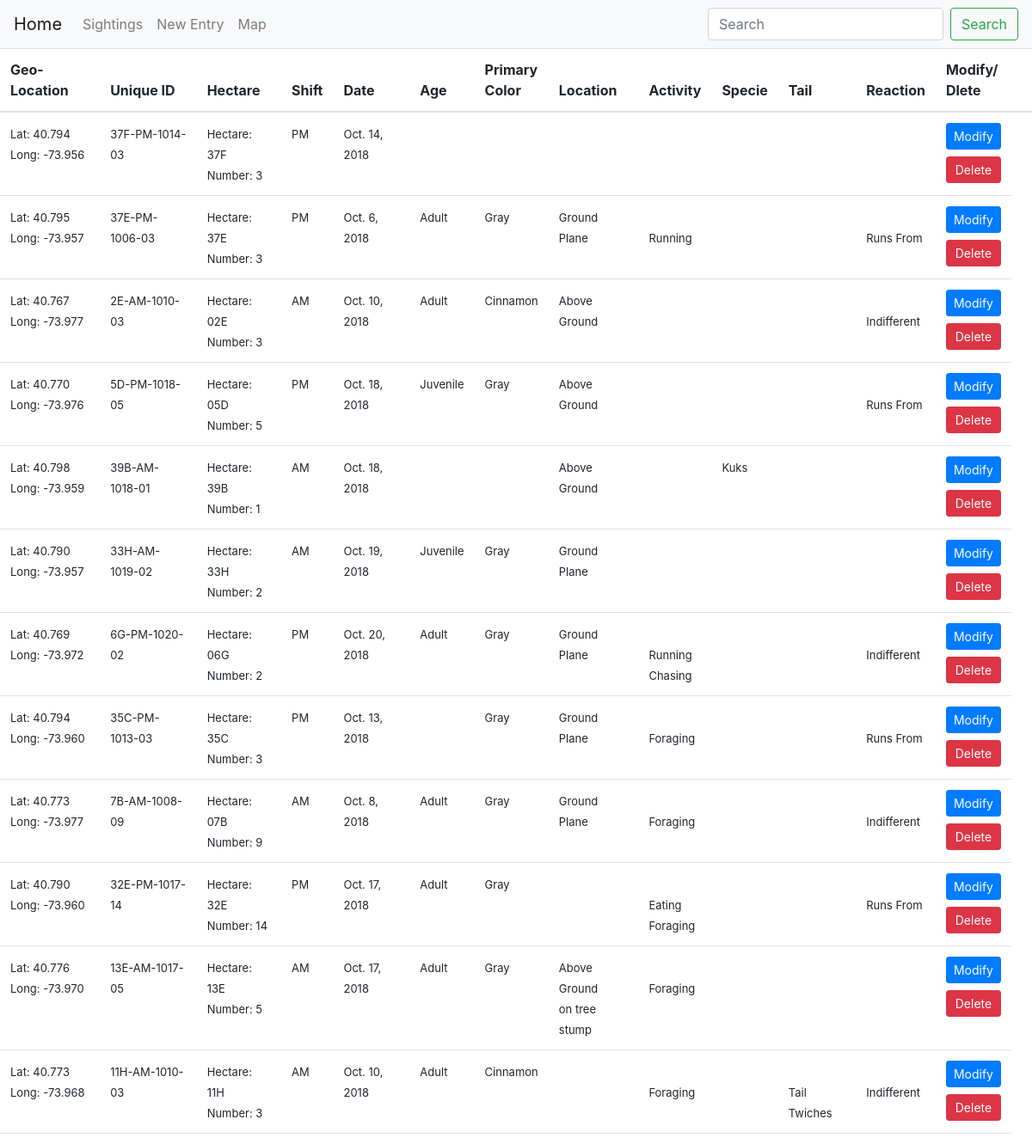
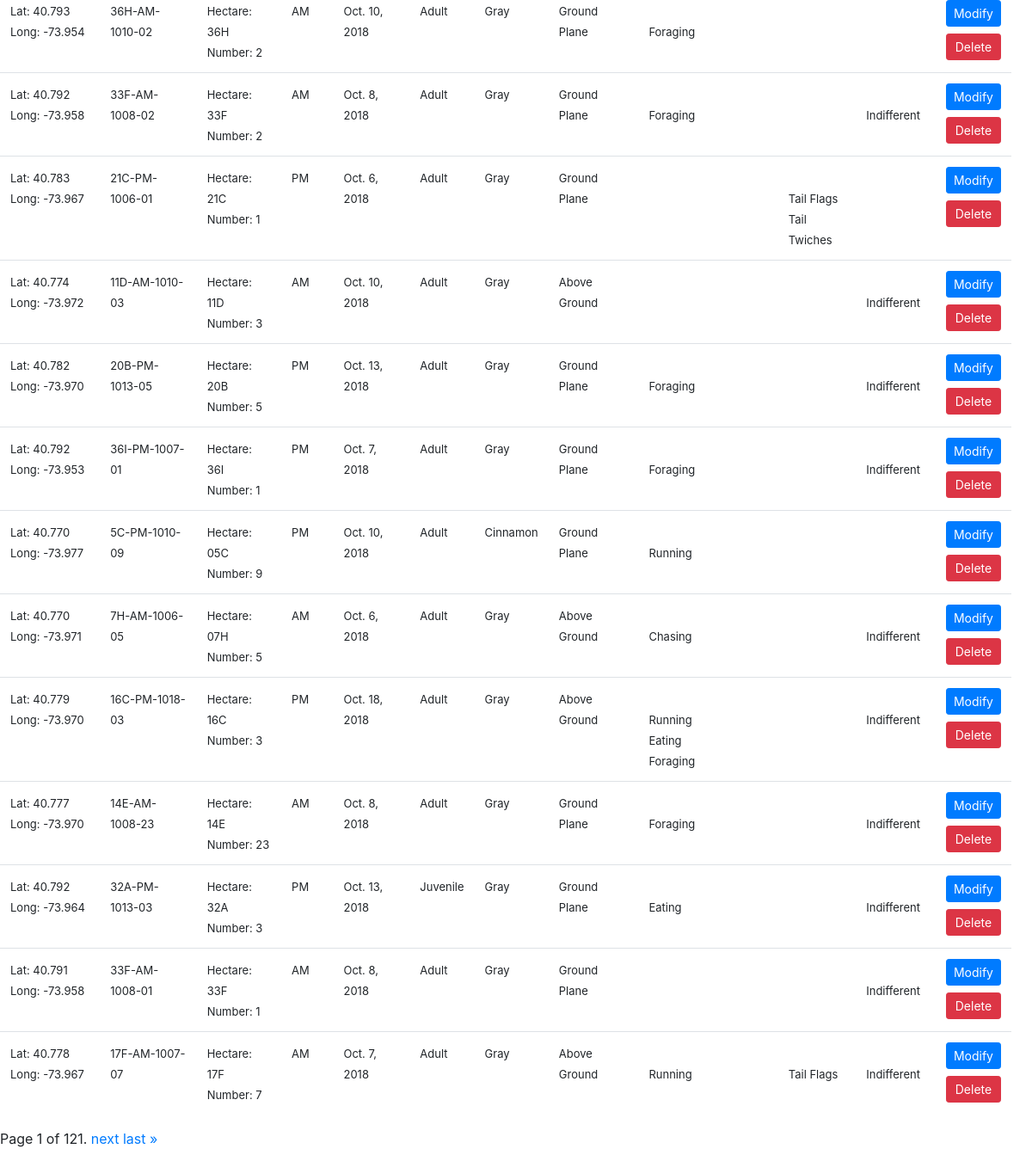
The app's page /data/ with its own data (2 pictures, top to bottom).
### sightings/models.py (models this page shows)
class new_sighting (models.Model):
    Latitude = models.DecimalField(max_digits=5, decimal_places=3,blank=True,null=True)
    Longitude = models.DecimalField(max_digits=5, decimal_places=3,blank=True,null=True)
    Unique_Squirrel_ID = models.CharField(max_length=50,blank=True,null=True)
    Hectare=models.CharField(max_length=3,blank=True,null=True)
    PM='PM'
    AM='AM'
    shift_choices=[(PM,'PM'),(AM,'AM')]
    Shift=models.CharField(max_length=2,choices=shift_choices,blank=True,null=True)
    Date= models.DateField(blank=True,null=True)
    Hectare_Squirrel_Number=models.IntegerField(blank=True,null=True)
    adult='Adult'
    juvenile='Juvenile'
    age_choices=[(adult,'Adult'),(juvenile,'Juvenile')]
    Age=models.CharField(max_length=20,choices=age_choices,blank=True,null=True)
    grey='Grey'
    cinnamon='Cinnamon'
    black='Black'
    color_choices=[(grey,'Grey'), (cinnamon,'Cinnamon'), (black,'Black')]
    Primary_Fur_Color=models.CharField(max_length=20,choices=color_choices,blank=True,null=True)
    Ground_Plane='Ground Plane'
    Above_Ground='Above_Ground'
    location_choices=[(Ground_Plane,'Ground Plane'),(Above_Ground,'Above_Ground')]
    Location=models.CharField(max_length=20,choices=location_choices,blank=True,null=True)
    Specific_Location= models.CharField(max_length=50,blank=True,null=True)
    Running = models.BooleanField(blank=True,null=True)
    Chasing=models.BooleanField(blank=True,null=True)
    Climbing=models.BooleanField(blank=True,null=True)
    Eating=models.BooleanField(blank=True,null=True)
    Foraging=models.BooleanField(blank=True,null=True)
    Other_Activities=models.CharField(max_length=50,blank=True,null=True)
    Kuks=models.BooleanField(blank=True,null=True)
    Quaas=models.BooleanField(blank=True,null=True)
    Moans=models.BooleanField(blank=True,null=True)
    Tail_flags=models.BooleanField(blank=True,null=True)
    Tail_twitches=models.BooleanField(blank=True,null=True)
    Approaches=models.BooleanField(blank=True,null=True)
    Indifferent=models.BooleanField(blank=True,null=True)
    Runs_from=models.BooleanField(blank=True,null=True)

### sightings/views.py (the view)
# urls.py: path('data/',DataList, name='data'),
def DataList(request):
    squirrel_list = new_sighting.objects.all()
    paginator = Paginator(squirrel_list, 25) # Show 25 contacts per page
    page = request.GET.get('page')
    squirrels = paginator.get_page(page)
    return render(request, 'data.html', {'squirrels': squirrels})

### templates/data.html (shortened to what this page needs)
{% extends "base.html" %}
{% block content %}
<table class="table"
        data-toggle="table">
        <thead>
          <tr>
            <th scope="col">Geo-Location</th>
            <th scope="col">Unique ID</th>
            <th scope="col">Hectare</th>
            <th scope="col">Shift</th>
            <th scope="col">Date</th>
            <th scope="col">Age</th>
            <th scope="col">Primary<br>Color</th>
            <th scope="col">Location</th>
            <th scope="col">Activity</th>
            <th scope="col">Specie</th>
            <th scope="col">Tail</th>
            <th scope="col">Reaction</th>
            <th scope="col">Modify/<br>Dlete</th><th
         </tr>
        </thead>
        <tbody>
        {% for squirrel in squirrels %}
        <tr>
            <td><font size=2>Lat: {{squirrel.Latitude}}<br>Long: {{squirrel.Longitude}}</font></td>
            <td><font size=2>{{squirrel.Unique_Squirrel_ID}}</font></td>
            <td><font size=2>
                    Hectare: {{squirrel.Hectare}} <br>
                    Number: {{squirrel.Hectare_Squirrel_Number}}
            </font></td>
            <td><font size=2>{{squirrel.Shift}}</font></td>
            <td><font size=2>{{squirrel.Date}}</font></td>
            <td><font size=2>{{squirrel.Age}}</font></td>
            <td style= "width: fit-content;"><font size=2>{{squirrel.Primary_Fur_Color}}</font></td>
            <td><font size=2>
                    {{squirrel.Location}} <br>
                    {{squirrel.Specific_Location}}
            </font></td>
            <td><font size=2>
                {% if squirrel.Running %}
                        <br>Running
                {%endif%}
                {% if squirrel.Chasing %}
                        <br>Chasing
                {%endif%}
                {% if squirrel.Eating %}
                        <br>Eating
                {%endif%}
                {% if squirrel.Foraging %}
                        <br>Foraging
                {%endif%}
            </font>
            </td>
            <td><font size=2>
                    {% if squirrel.Kuks %}
                        Kuks
                    {%endif%}
            </font>
            </td>
            <td><font size=2>
                {% if squirrel.Tail_flags %}
                        <br>Tail Flags
                {%endif%}
                {% if squirrel.Tail_twitches %}
                        <br>Tail Twiches
                {%endif%}
            </font>
            </td>
            <td><font size=2>
                {% if squirrel.Indifferent%}
                        <br>Indifferent
                {%endif%}
                {% if squirrel.Runs_from%}
                        <br>Runs From
                {%endif%}
            </font>
            </td>
            <td>
                 <button type="button" class="btn btn-primary btn-sm btn-block" onclick="window.location.href='update'">Modify</button>
                 <button type="button" class="btn btn-danger btn-sm btn-block">Delete</button>
            </td>
        </tr>
        {% endfor %}
</table>
 <div class="pagination">
        <span class="step-links">
            <span class="current">
                Page {{ squirrels.number }} of {{ squirrels.paginator.num_pages }}.
            </span>
            {% if squirrels.has_next %}
                <a href="?page={{ squirrels.next_page_number }}">next</a>
                <a href="?page={{ squirrels.paginator.num_pages }}">last &raquo;</a>
            {% endif %}
        </span>
    </div>
{% endblock content %}

### records on screen
new_sighting: Latitude "40.794", Longitude "-73.956", Unique_Squirrel_ID "37F-PM-1014-03", Hectare "37F", Hectare_Squirrel_Number "3", Shift "PM", Date "Oct. 14, 2018"
new_sighting: Latitude "40.795", Longitude "-73.957", Unique_Squirrel_ID "37E-PM-1006-03", Hectare "37E", Hectare_Squirrel_Number "3", Shift "PM", Date "Oct. 6, 2018", Age "Adult", Primary_Fur_Color "Gray", Location "Ground Plane", Running "Running", Runs_from "Runs From"
new_sighting: Latitude "40.767", Longitude "-73.977", Unique_Squirrel_ID "2E-AM-1010-03", Hectare "02E", Hectare_Squirrel_Number "3", Shift "AM", Date "Oct. 10, 2018", Age "Adult", Primary_Fur_Color "Cinnamon", Location "Above Ground", Indifferent "Indifferent"
new_sighting: Latitude "40.770", Longitude "-73.976", Unique_Squirrel_ID "5D-PM-1018-05", Hectare "05D", Hectare_Squirrel_Number "5", Shift "PM", Date "Oct. 18, 2018", Age "Juvenile", Primary_Fur_Color "Gray", Location "Above Ground", Runs_from "Runs From"
new_sighting: Latitude "40.798", Longitude "-73.959", Unique_Squirrel_ID "39B-AM-1018-01", Hectare "39B", Hectare_Squirrel_Number "1", Shift "AM", Date "Oct. 18, 2018", Location "Above Ground", Kuks "Kuks"
new_sighting: Latitude "40.790", Longitude "-73.957", Unique_Squirrel_ID "33H-AM-1019-02", Hectare "33H", Hectare_Squirrel_Number "2", Shift "AM", Date "Oct. 19, 2018", Age "Juvenile", Primary_Fur_Color "Gray", Location "Ground Plane"
new_sighting: Latitude "40.769", Longitude "-73.972", Unique_Squirrel_ID "6G-PM-1020-02", Hectare "06G", Hectare_Squirrel_Number "2", Shift "PM", Date "Oct. 20, 2018", Age "Adult", Primary_Fur_Color "Gray", Location "Ground Plane", Running "Running", Chasing "Chasing", Indifferent "Indifferent"
new_sighting: Latitude "40.794", Longitude "-73.960", Unique_Squirrel_ID "35C-PM-1013-03", Hectare "35C", Hectare_Squirrel_Number "3", Shift "PM", Date "Oct. 13, 2018", Primary_Fur_Color "Gray", Location "Ground Plane", Foraging "Foraging", Runs_from "Runs From"
new_sighting: Latitude "40.773", Longitude "-73.977", Unique_Squirrel_ID "7B-AM-1008-09", Hectare "07B", Hectare_Squirrel_Number "9", Shift "AM", Date "Oct. 8, 2018", Age "Adult", Primary_Fur_Color "Gray", Location "Ground Plane", Foraging "Foraging", Indifferent "Indifferent"
new_sighting: Latitude "40.790", Longitude "-73.960", Unique_Squirrel_ID "32E-PM-1017-14", Hectare "32E", Hectare_Squirrel_Number "14", Shift "PM", Date "Oct. 17, 2018", Age "Adult", Primary_Fur_Color "Gray", Eating "Eating", Foraging "Foraging", Runs_from "Runs From"
new_sighting: Latitude "40.776", Longitude "-73.970", Unique_Squirrel_ID "13E-AM-1017-05", Hectare "13E", Hectare_Squirrel_Number "5", Shift "AM", Date "Oct. 17, 2018", Age "Adult", Primary_Fur_Color "Gray", Location "Above Ground", Specific_Location "on tree stump", Foraging "Foraging"
new_sighting: Latitude "40.773", Longitude "-73.968", Unique_Squirrel_ID "11H-AM-1010-03", Hectare "11H", Hectare_Squirrel_Number "3", Shift "AM", Date "Oct. 10, 2018", Age "Adult", Primary_Fur_Color "Cinnamon", Foraging "Foraging", Tail_twitches "Tail Twiches", Indifferent "Indifferent"
new_sighting: Latitude "40.793", Longitude "-73.954", Unique_Squirrel_ID "36H-AM-1010-02", Hectare "36H", Hectare_Squirrel_Number "2", Shift "AM", Date "Oct. 10, 2018", Age "Adult", Primary_Fur_Color "Gray", Location "Ground Plane", Foraging "Foraging"
new_sighting: Latitude "40.792", Longitude "-73.958", Unique_Squirrel_ID "33F-AM-1008-02", Hectare "33F", Hectare_Squirrel_Number "2", Shift "AM", Date "Oct. 8, 2018", Age "Adult", Primary_Fur_Color "Gray", Location "Ground Plane", Foraging "Foraging", Indifferent "Indifferent"
new_sighting: Latitude "40.783", Longitude "-73.967", Unique_Squirrel_ID "21C-PM-1006-01", Hectare "21C", Hectare_Squirrel_Number "1", Shift "PM", Date "Oct. 6, 2018", Age "Adult", Primary_Fur_Color "Gray", Location "Ground Plane", Tail_flags "Tail Flags", Tail_twitches "Tail Twiches"
new_sighting: Latitude "40.774", Longitude "-73.972", Unique_Squirrel_ID "11D-AM-1010-03", Hectare "11D", Hectare_Squirrel_Number "3", Shift "AM", Date "Oct. 10, 2018", Age "Adult", Primary_Fur_Color "Gray", Location "Above Ground", Indifferent "Indifferent"
new_sighting: Latitude "40.782", Longitude "-73.970", Unique_Squirrel_ID "20B-PM-1013-05", Hectare "20B", Hectare_Squirrel_Number "5", Shift "PM", Date "Oct. 13, 2018", Age "Adult", Primary_Fur_Color "Gray", Location "Ground Plane", Foraging "Foraging", Indifferent "Indifferent"
new_sighting: Latitude "40.792", Longitude "-73.953", Unique_Squirrel_ID "36I-PM-1007-01", Hectare "36I", Hectare_Squirrel_Number "1", Shift "PM", Date "Oct. 7, 2018", Age "Adult", Primary_Fur_Color "Gray", Location "Ground Plane", Foraging "Foraging", Indifferent "Indifferent"
new_sighting: Latitude "40.770", Longitude "-73.977", Unique_Squirrel_ID "5C-PM-1010-09", Hectare "05C", Hectare_Squirrel_Number "9", Shift "PM", Date "Oct. 10, 2018", Age "Adult", Primary_Fur_Color "Cinnamon", Location "Ground Plane", Running "Running"
new_sighting: Latitude "40.770", Longitude "-73.971", Unique_Squirrel_ID "7H-AM-1006-05", Hectare "07H", Hectare_Squirrel_Number "5", Shift "AM", Date "Oct. 6, 2018", Age "Adult", Primary_Fur_Color "Gray", Location "Above Ground", Chasing "Chasing", Indifferent "Indifferent"
new_sighting: Latitude "40.779", Longitude "-73.970", Unique_Squirrel_ID "16C-PM-1018-03", Hectare "16C", Hectare_Squirrel_Number "3", Shift "PM", Date "Oct. 18, 2018", Age "Adult", Primary_Fur_Color "Gray", Location "Above Ground", Running "Running", Eating "Eating", Foraging "Foraging", Indifferent "Indifferent"
new_sighting: Latitude "40.777", Longitude "-73.970", Unique_Squirrel_ID "14E-AM-1008-23", Hectare "14E", Hectare_Squirrel_Number "23", Shift "AM", Date "Oct. 8, 2018", Age "Adult", Primary_Fur_Color "Gray", Location "Ground Plane", Foraging "Foraging", Indifferent "Indifferent"
new_sighting: Latitude "40.792", Longitude "-73.964", Unique_Squirrel_ID "32A-PM-1013-03", Hectare "32A", Hectare_Squirrel_Number "3", Shift "PM", Date "Oct. 13, 2018", Age "Juvenile", Primary_Fur_Color "Gray", Location "Ground Plane", Eating "Eating", Indifferent "Indifferent"
new_sighting: Latitude "40.791", Longitude "-73.958", Unique_Squirrel_ID "33F-AM-1008-01", Hectare "33F", Hectare_Squirrel_Number "1", Shift "AM", Date "Oct. 8, 2018", Age "Adult", Primary_Fur_Color "Gray", Location "Ground Plane", Indifferent "Indifferent"
new_sighting: Latitude "40.778", Longitude "-73.967", Unique_Squirrel_ID "17F-AM-1007-07", Hectare "17F", Hectare_Squirrel_Number "7", Shift "AM", Date "Oct. 7, 2018", Age "Adult", Primary_Fur_Color "Gray", Location "Above Ground", Running "Running", Tail_flags "Tail Flags", Indifferent "Indifferent"

### other values on screen
{{ squirrels.number }} "1"
{{ squirrels.paginator.num_pages }} "121"
